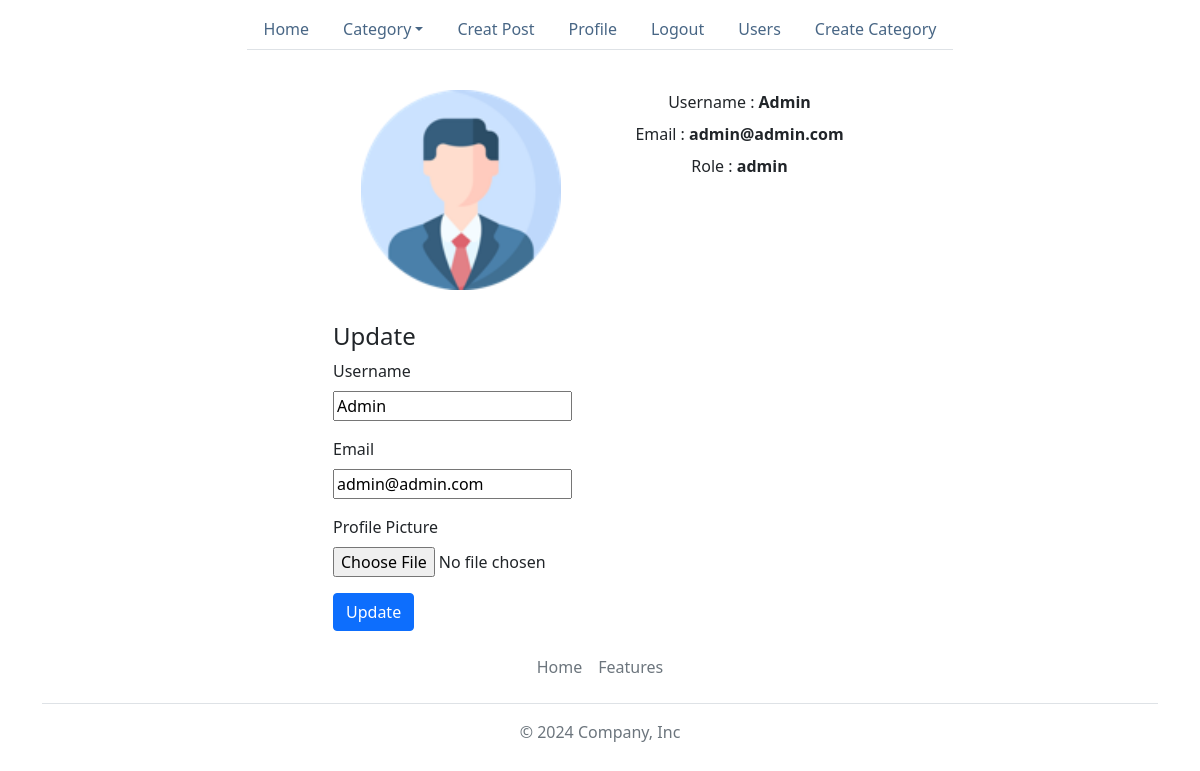
Page /account (signed in) on the committed database.
### models.py (models this page shows)
class User(db.Model,UserMixin):
    id = db.Column(db.Integer,primary_key=True)
    username = db.Column(db.String(20),unique=True,nullable=False)
    email = db.Column(db.String(20),unique=True,nullable=False)
    password = db.Column(db.String(20),nullable=False)
    image_file = db.Column(db.String(60),nullable=False,default="static/img/default.jpg")
    description = db.Column(db.String(60))
    create_date = db.Column(db.Date,nullable=False,default = datetime.now)
    role_name = db.Column(db.String(20),nullable = False,default = 'user')

### users/routes.py (the view)
@users.route("/account",methods=['GET','POST'])
@login_required
def account():
    form = UpdateAccountForm()
    if form.validate_on_submit():
        if form.picture.data:
            picture_file = save_picture(form.picture.data)
            current_user.image_file = picture_file
        current_user.username = form.username.data
        current_user.email = form.email.data
        db.session.add(current_user)
        db.session.commit()
        flash(" Profil Güncellendi! Profil Resmi eklendi ")
        return redirect(url_for('users.account'))
    elif request.method == 'GET':
        form.username.data = current_user.username
        form.email.data = current_user.email
    image_file = url_for('static', filename = 'profile/'+ current_user.image_file)
    return render_template('account.html',title="Account", image_file = image_file , form = form , category= Category.query.all())

### users/forms.py (shortened to what this page needs)
class UpdateAccountForm(FlaskForm):
    username = StringField('Username',validators=[DataRequired(),Length(min=2,max=20)])
    email = StringField('Email',validators=[DataRequired(),Email()])
    picture = FileField('Profile Picture', validators=[FileAllowed(['jpg','png'])])
    submit = SubmitField('Update')

### models.py (called while the page is built)
@login_manager.user_loader
def loader_user(user_id):
    return User.query.get(int(user_id))

### templates/account.html (shortened to what this page needs)
    {% extends 'extends/layout.html' %}
    {% block content %}
    <div class="container mt-2">
        <div class="row">
            <div class="col-md-3"></div>
            <div class="col-md-3 mt-2">
                <div class = "mb-3">
                    <img src="{{ image_file }}" width="200px" height="200px" class="rounded mx-auto d-block" alt="tr">
                </div>
            </div>
            <div class="col-md-3 mt-2 ">
                <div class = "mb-3 text-center">
                    <label for="formFile" class="form-label">Username : <b>{{ current_user.username }}</b></label><br>
                    <label for="formFile" class="form-label">Email : <b>{{ current_user.email }}</b></label>
                    <label for="formFile" class="form-label">Role : <b>{{ current_user.role_name }}</b></label>
                </div>
            </div>
            <div class="col-md-3"></div>
        </div>
    </div>
    <div class="container mt-2">
        <div class="row">
            <div class="col-md-3"></div>
            <div class="col-md-6 mt-2">
                <h4>Update</h4>
                <form action="account" method="post" enctype="multipart/form-data">
                    <div class="mb-3">
                        {{ form.username.label (class='form-label') }}
                    <br>
                        {% if form.username.errors %}
                            {{ form.username (class='form-control')}}
                            {% for error in form.username.errors %}
                                {{ error }}
                            {% endfor %}
                        {% else %}
                            {{ form.username }}
                        {% endif %}
                    </div>
                    <div class="mb-3">
                        {{ form.email.label (class='form-label') }}
                        <br>
                        {% if form.email.errors %}
                            {{ form.email (class='form-control')}}
                            {% for error in form.email.errors %}
                                {{ error }}
                            {% endfor %}
                        {% else %}
                            {{ form.email }}
                        {% endif %}
                    </div>
                    <div class="mb-3">
                        {{ form.picture.label (class='form-label') }}
                        <br>
                        {% if form.picture.errors %}
                            {{ form.picture (class='form-control')}}
                            {% for error in form.email.errors %}
                                {{ error }}
                            {% endfor %}
                        {% else %}
                            {{ form.picture }}
                        {% endif %}
                    </div>
                    <div class="mb-3">
                        {{ form.submit (class='btn btn-primary')}}
                    </div>
                </form>
            </div>
            <div class="col-md-3"></div>
        </div>
    </div>
    {% endblock %}

### templates/extends/layout.html (shortened to what this page needs)
<!DOCTYPE html>
<html lang="en">
<head>
    <link rel="stylesheet" href="{{ url_for('static', filename='css/bootstrap.css') }}">
    <link rel="stylesheet" href="{{ url_for('static', filename='css/bootstrap.min.css') }}">
    <link rel="stylesheet" href="{{ url_for('static', filename='style.css') }}">
</head>
<body>
    <div class="container mt-2">
        <div class="row">
            <div class="col-md-12">
                <nav class="nav justify-content-center">
                    <ul class="nav nav-tabs">
                        <li class="nav-item">
                            <a href="/" class="nav-link">Home</a>
                        </li>
                        <li class="nav-item dropdown">
                            <a class="nav-link dropdown-toggle" data-bs-toggle="dropdown" href="#" role="button" aria-expanded="false">Category</a>
                        </li>
                        {% if current_user.is_authenticated %}
                        <li class="nav-item">
                            <a href="/createpost" class="nav-link">Creat Post</a>
                        </li>
                        <li class="nav-item">
                            <a href="/account" class="nav-link">Profile</a>
                        </li>
                        <li class="nav-item">
                            <a href="/logout" class="nav-link">Logout</a>
                        </li>
                        {% if current_user.role_name == "admin" %}
                        <li class="nav-item">
                            <a href="/user" class="nav-link">Users</a>
                        </li>
                        <li class="nav-item">
                            <a href="/createcategory" class="nav-link">Create Category</a>
                        </li>
                        {% endif %}
                        {% endif %}
                    </ul>
                </nav>
            </div>
        </div>
    </div>
    <div class="container mt-2">
        <div class="row">
            <div class="col-md-3"></div>
            <div class="col-md-3 mt-2">
        </div>
    </div>
    {% block content %}
    {% endblock %}
    <div class="container fixed-bottom">
        <footer class="py-3 my-4">
            <ul class="nav justify-content-center border-bottom pb-3 mb-3">
                <li class="nav-item"><a href="/index" class="nav-link px-2 text-muted">Home</a></li>
                <li class="nav-item"><a href="#" class="nav-link px-2 text-muted">Features</a></li>
            </ul>
            <p class="text-center text-muted">&copy; 2024 Company, Inc</p>
        </footer>
    </div>
</body>
</html>

### static/style.css (style rules this page uses)
nav li a { color:rgb(72, 102, 133) !important; }

### rows in the picture
User: username "Admin", email "admin@admin.com", role_name "admin"
